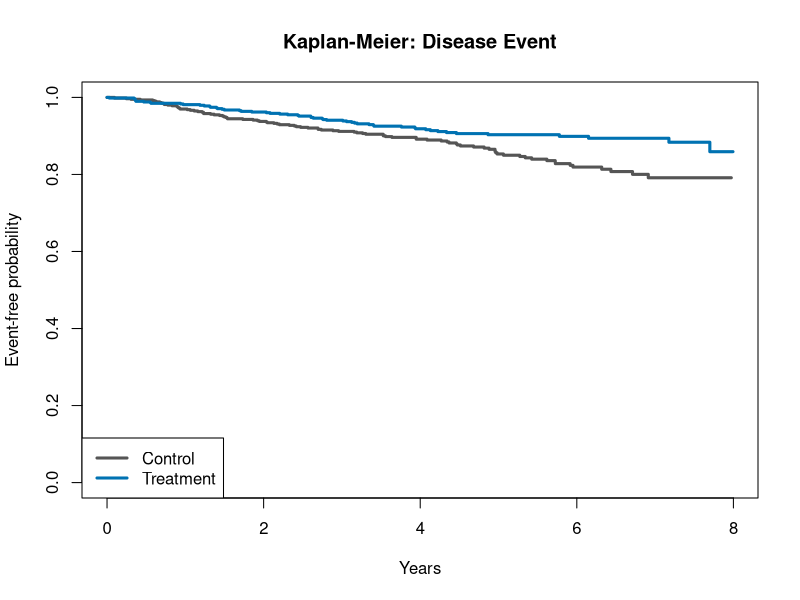

The R source for this figure:
set.seed(20260813); dir.create("data",FALSE);dir.create("output",FALSE);dir.create("figures",FALSE);dir.create("docs",FALSE)
n<-1200; d<-data.frame(id=1:n,treatment=factor(rbinom(n,1,.5),0:1,c("Control","Treatment")),age=rnorm(n,64,10),severity=rnorm(n))
x<-as.integer(d$treatment)-1; t1<-rexp(n,exp(-3.5-.45*x+.02*(d$age-64)+.35*d$severity)); t2<-rexp(n,exp(-4+.12*x+.018*(d$age-64))); cen<-runif(n,3,8)
d$time<-pmin(t1,t2,cen);d$status<-ifelse(d$time==t1,1,ifelse(d$time==t2,2,0));write.csv(d,"data/time_to_event.csv",row.names=FALSE)
cox<-survival::coxph(survival::Surv(time,status==1)~treatment+age+severity,data=d); z<-survival::cox.zph(cox)
r<-summary(cox)$coef["treatmentTreatment",]
d$event<-factor(d$status,levels=0:2,labels=c("censor","disease","other"));fgd<-survival::finegray(survival::Surv(time,event)~treatment+age+severity,data=d,etype="disease");fg<-survival::coxph(survival::Surv(fgstart,fgstop,fgstatus)~treatment+age+severity,weight=fgwt,data=fgd);fr<-summary(fg)$coef["treatmentTreatment",]
out<-data.frame(model=c("Cause-specific Cox: disease event","Fine-Gray subdistribution: disease event"),hazard_ratio=exp(c(r["coef"],fr["coef"])),lower=exp(c(r["coef"]-1.96*r["se(coef)"],fr["coef"]-1.96*fr["se(coef)"])),upper=exp(c(r["coef"]+1.96*r["se(coef)"],fr["coef"]+1.96*fr["se(coef)"])),p_value=c(r["Pr(>|z|)"],fr["Pr(>|z|)"]))
write.csv(out,"output/model_results.csv",row.names=FALSE); capture.output(z,file="output/proportional-hazards-check.txt")
sf<-survival::survfit(survival::Surv(time,status==1)~treatment,data=d); png("figures/kaplan-meier.png",900,600);plot(sf,col=c("#555555","#0072B2"),lwd=3,xlab="Years",ylab="Event-free probability",main="Kaplan-Meier: Disease Event");legend("bottomleft",levels(d$treatment),col=c("#555555","#0072B2"),lwd=3);dev.off()
stopifnot(nrow(d)==1200,sum(d$status==2)>0,all(out$hazard_ratio<1))
html<-sprintf('<!doctype html><meta charset="utf-8"><style>body{font:16px Arial;max-width:900px;margin:40px auto;color:#111;line-height:1.5}img{max-width:100%%}</style><h1>Survival and Competing-Risk Analysis</h1><p><b>Question:</b> Is treatment associated with time to the disease event when other-cause events compete?</p><h2>Methods</h2><p>We simulated 1,200 participants with censoring and two mutually exclusive event types. The primary model is an adjusted cause-specific Cox model; Kaplan-Meier estimates and Schoenfeld-residual diagnostics support model review.</p><h2>Result</h2><p>Adjusted disease-event HR: <b>%.2f</b> (95%% CI %.2f–%.2f; p=%.3g).</p><img src="../figures/kaplan-meier.png"><h2>Interpretation</h2><p>The cause-specific hazard ratio answers an etiologic rate question. Competing events are retained explicitly in the dataset and should not be interpreted as ordinary noninformative censoring for absolute-risk questions.</p><h2>Reproducibility</h2><p>Run <code>Rscript run_all.R</code>. Data are synthetic.</p>',out$hazard_ratio,out$lower,out$upper,out$p_value);writeLines(html,"docs/index.html")
